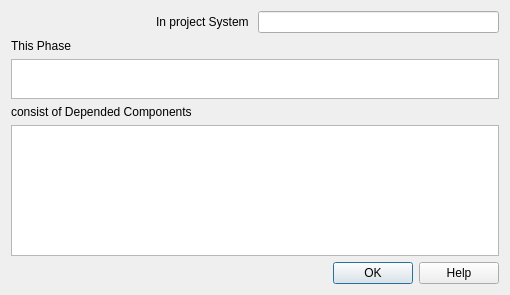
<?xml version="1.0" encoding="UTF-8"?>
<ui version="4.0">
 <class>PhaseInfoDialogData</class>
 <widget class="QDialog" name="PhaseInfoDialogData">
  <property name="windowModality">
   <enum>Qt::WindowModal</enum>
  </property>
  <property name="geometry">
   <rect>
    <x>0</x>
    <y>0</y>
    <width>510</width>
    <height>295</height>
   </rect>
  </property>
  <property name="windowTitle">
   <string>Dialog</string>
  </property>
  <property name="inputMethodHints">
   <set>Qt::ImhPreferNumbers</set>
  </property>
  <property name="modal">
   <bool>true</bool>
  </property>
  <layout class="QGridLayout" name="gridLayout">
   <item row="0" column="0">
    <widget class="QLabel" name="labelSyst">
     <property name="sizePolicy">
      <sizepolicy hsizetype="MinimumExpanding" vsizetype="Fixed">
       <horstretch>0</horstretch>
       <verstretch>0</verstretch>
      </sizepolicy>
     </property>
     <property name="layoutDirection">
      <enum>Qt::LeftToRight</enum>
     </property>
     <property name="text">
      <string>In project System </string>
     </property>
     <property name="alignment">
      <set>Qt::AlignRight|Qt::AlignTrailing|Qt::AlignVCenter</set>
     </property>
    </widget>
   </item>
   <item row="0" column="1">
    <widget class="QLineEdit" name="systKey">
     <property name="sizePolicy">
      <sizepolicy hsizetype="Expanding" vsizetype="Fixed">
       <horstretch>0</horstretch>
       <verstretch>0</verstretch>
      </sizepolicy>
     </property>
     <property name="readOnly">
      <bool>true</bool>
     </property>
    </widget>
   </item>
   <item row="1" column="0">
    <widget class="QLabel" name="labelPh">
     <property name="sizePolicy">
      <sizepolicy hsizetype="Preferred" vsizetype="Fixed">
       <horstretch>0</horstretch>
       <verstretch>0</verstretch>
      </sizepolicy>
     </property>
     <property name="text">
      <string>This Phase </string>
     </property>
    </widget>
   </item>
   <item row="2" column="0" colspan="2">
    <widget class="QTableWidget" name="tablePh">
     <property name="sizePolicy">
      <sizepolicy hsizetype="Expanding" vsizetype="Maximum">
       <horstretch>0</horstretch>
       <verstretch>0</verstretch>
      </sizepolicy>
     </property>
     <property name="maximumSize">
      <size>
       <width>16777215</width>
       <height>40</height>
      </size>
     </property>
     <property name="rowCount">
      <number>1</number>
     </property>
     <attribute name="horizontalHeaderVisible">
      <bool>false</bool>
     </attribute>
     <attribute name="horizontalHeaderDefaultSectionSize">
      <number>50</number>
     </attribute>
     <attribute name="horizontalHeaderStretchLastSection">
      <bool>true</bool>
     </attribute>
     <attribute name="verticalHeaderVisible">
      <bool>false</bool>
     </attribute>
     <attribute name="verticalHeaderStretchLastSection">
      <bool>false</bool>
     </attribute>
     <row/>
    </widget>
   </item>
   <item row="3" column="0" colspan="2">
    <widget class="QLabel" name="labelDC">
     <property name="sizePolicy">
      <sizepolicy hsizetype="Preferred" vsizetype="Fixed">
       <horstretch>0</horstretch>
       <verstretch>0</verstretch>
      </sizepolicy>
     </property>
     <property name="text">
      <string>consist of Depended Components</string>
     </property>
    </widget>
   </item>
   <item row="4" column="0" colspan="2">
    <widget class="QTableWidget" name="tableDC">
     <property name="sizePolicy">
      <sizepolicy hsizetype="Preferred" vsizetype="Preferred">
       <horstretch>0</horstretch>
       <verstretch>0</verstretch>
      </sizepolicy>
     </property>
     <attribute name="horizontalHeaderVisible">
      <bool>false</bool>
     </attribute>
     <attribute name="horizontalHeaderDefaultSectionSize">
      <number>50</number>
     </attribute>
     <attribute name="horizontalHeaderMinimumSectionSize">
      <number>4</number>
     </attribute>
     <attribute name="horizontalHeaderStretchLastSection">
      <bool>true</bool>
     </attribute>
     <attribute name="verticalHeaderVisible">
      <bool>false</bool>
     </attribute>
     <attribute name="verticalHeaderMinimumSectionSize">
      <number>20</number>
     </attribute>
     <attribute name="verticalHeaderStretchLastSection">
      <bool>false</bool>
     </attribute>
    </widget>
   </item>
   <item row="5" column="0" colspan="2">
    <widget class="QDialogButtonBox" name="buttonBox">
     <property name="orientation">
      <enum>Qt::Horizontal</enum>
     </property>
     <property name="standardButtons">
      <set>QDialogButtonBox::Help|QDialogButtonBox::Ok</set>
     </property>
    </widget>
   </item>
  </layout>
 </widget>
 <resources/>
 <connections>
  <connection>
   <sender>buttonBox</sender>
   <signal>accepted()</signal>
   <receiver>PhaseInfoDialogData</receiver>
   <slot>accept()</slot>
   <hints>
    <hint type="sourcelabel">
     <x>248</x>
     <y>254</y>
    </hint>
    <hint type="destinationlabel">
     <x>157</x>
     <y>274</y>
    </hint>
   </hints>
  </connection>
 </connections>
</ui>
